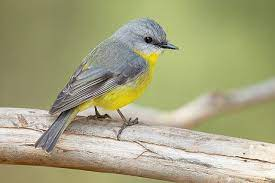
#> input picture Animals10/Bird/1.jpg, 275 x 183 px
$ python choose.py   (older library calls are emulated)
#> lines starting #> are read from the running program, lines starting #| are printed output that depends on the picture; long printed decimals are rounded
import os, glob, random
import numpy as np
import cv2
from skimage.feature import hog as sk_hog

# ---------- low-level diagnostics ----------

def _sift_keypoint_focus(img_bgr, center_frac=0.6):
    """
    Fraction of SIFT keypoints that fall inside the central box covering
    `center_frac` of width and height. If no keypoints, returns 0.0.
    """
    h, w = img_bgr.shape[:2]
    cx0 = int((1 - center_frac) * 0.5 * w)
    cy0 = int((1 - center_frac) * 0.5 * h)
    cx1 = w - cx0
    cy1 = h - cy0

    gray = cv2.cvtColor(img_bgr, cv2.COLOR_BGR2GRAY)
    sift = cv2.SIFT_create()
    kps = sift.detect(gray, None)

    if not kps:
        return 0.0

    inside = 0
    for kp in kps:
        x, y = kp.pt
        if (cx0 <= x < cx1) and (cy0 <= y < cy1):
            inside += 1
    return inside / max(1, len(kps))


def _hog_objectness_ratio(img_bgr, center_frac=0.6):
    """
    Proxy for 'HOG will work': Sobel gradient energy in the center region
    divided by energy in the border. >1 means object-like edges dominate center.
    """
    h, w = img_bgr.shape[:2]
    cx0 = int((1 - center_frac) * 0.5 * w)
    cy0 = int((1 - center_frac) * 0.5 * h)
    cx1 = w - cx0
    cy1 = h - cy0

    gray = cv2.cvtColor(img_bgr, cv2.COLOR_BGR2GRAY)
    gx = cv2.Sobel(gray, cv2.CV_32F, 1, 0, ksize=3)
    gy = cv2.Sobel(gray, cv2.CV_32F, 0, 1, ksize=3)
    mag = cv2.magnitude(gx, gy)

    center_energy = mag[cy0:cy1, cx0:cx1].sum()
    border_energy = mag.sum() - center_energy
    # avoid divide-by-zero; add tiny epsilon
    return float(center_energy / (border_energy + 1e-6))


# ---------- single-image decision ----------

def prefer_hog_for_image(img_bgr, *,
                         center_frac=0.6,
                         t_sift_focus=0.60,
                         t_hog_ratio=1.50):
    """
    Returns (prefer_hog: bool, metrics: dict). Rule-of-thumb:
      - If central gradient energy dominates (hog_ratio >= t_hog_ratio) and
        SIFT keypoints are NOT strongly centered (sift_focus < t_sift_focus) -> HOG
      - If SIFT keypoints ARE strongly centered and hog_ratio is weak -> SIFT
      - Otherwise: tie-break toward HOG (simpler pipeline for this assignment).
    """
    sf = _sift_keypoint_focus(img_bgr, center_frac=center_frac)
    hr = _hog_objectness_ratio(img_bgr, center_frac=center_frac)

    # hard decisions first
    if (hr >= t_hog_ratio) and (sf < t_sift_focus):
        prefer_hog = True
    elif (hr < t_hog_ratio) and (sf >= t_sift_focus):
        prefer_hog = False
    else:
        # ambiguous zone -> slight bias to HOG for simplicity/robustness
        # you can flip this if your Task 1 clearly favored SIFT
        prefer_hog = True

    return prefer_hog, {"sift_focus": sf, "hog_ratio": hr,
                        "t_sift_focus": t_sift_focus, "t_hog_ratio": t_hog_ratio}


# ---------- dataset-level decision (sample a few images per class) ----------

def prefer_hog_for_dataset(root_dir,
                           class_names=None,
                           samples_per_class=5,
                           seed=42,
                           **kwargs):
    """
    Scans subfolders (class_names or immediate subdirs), samples up to
    `samples_per_class` images per class, averages diagnostics, and decides.
    Returns (prefer_hog: bool, summary: dict).
    """
    rng = random.Random(seed)
    if class_names is None:
        # take immediate subdirectories as classes
        class_names = [d for d in os.listdir(root_dir)
                       if os.path.isdir(os.path.join(root_dir, d))]
        class_names.sort()

    all_metrics = []
    for cls in class_names:
        pattern = os.path.join(root_dir, cls, "*")
        imgs = [p for p in glob.glob(pattern)
                if os.path.isfile(p) and p.lower().endswith((".jpg", ".jpeg", ".png", ".bmp", ".tif", ".tiff"))]
        if not imgs:
            continue
        rng.shuffle(imgs)
        for p in imgs[:samples_per_class]:
            img = cv2.imread(p)
            if img is None:
                continue
            prefer_hog_img, m = prefer_hog_for_image(img, **kwargs)
            m["class"] = cls
            m["path"]  = p
            m["prefer_hog_image"] = prefer_hog_img
            all_metrics.append(m)

    if not all_metrics:
        # default to HOG if nothing could be read
        return True, {"note": "No images found/readable; defaulting to HOG."}

    # Aggregate
    sf_vals = np.array([m["sift_focus"] for m in all_metrics], dtype=np.float32)
    hr_vals = np.array([m["hog_ratio"] for m in all_metrics], dtype=np.float32)
    img_votes = np.array([m["prefer_hog_image"] for m in all_metrics], dtype=bool)

    # Majority vote across sampled images; tie-break to HOG
    prefer_hog_majority = bool(img_votes.mean() >= 0.5)

    summary = {
        "n_samples": int(len(all_metrics)),
        "mean_sift_focus": float(sf_vals.mean()),
        "mean_hog_ratio": float(hr_vals.mean()),
        "median_sift_focus": float(np.median(sf_vals)),
        "median_hog_ratio": float(np.median(hr_vals)),
        "image_level_hog_vote_fraction": float(img_votes.mean()),
        "t_sift_focus": kwargs.get("t_sift_focus", 0.60),
        "t_hog_ratio": kwargs.get("t_hog_ratio", 1.50),
        "class_names": class_names,
    }
    return prefer_hog_majority, summary

# Decide from a few representative images
img = cv2.imread("./Animals10/Bird/1.jpg")
#> img is the input picture: shape (183, 275, 3); mean B, G, R 127.9, 164.7, 166.1
prefer_hog, metrics = prefer_hog_for_image(img)
#> in _sift_keypoint_focus, `gray = cv2.cvtColor(img_bgr, cv2.COLOR_BGR2GRAY)`:
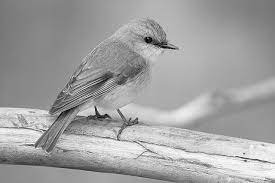
#> gray: shape (183, 275); min 0, max 255, mean 160.9
#> in _sift_keypoint_focus, `kps = sift.detect(gray, None)`: kps = 152 keypoints; strongest (x, y, size): (148, 40, 5.3), (163, 45, 6.5), (93, 113, 2.6), (101, 112, 3.9)
#> the loop in _sift_keypoint_focus, `for kp in kps:` made 152 passes
#> (kp, x, y) on passes 1 to 12: (keypoint at (3.4, 130.5), size 3.3, 3.4, 130.5), (keypoint at (8.8, 130.4), size 2.7, 8.84, 130.4), (keypoint at (16.4, 138.8), size 2.7, 16.43, 138.8), (keypoint at (20.9, 135.1), size 2.6, 20.94, 135.1), (keypoint at (21.9, 118.7), size 4.7, 21.87, 118.7), (keypoint at (21.9, 118.7), size 4.7, 21.87, 118.7), (keypoint at (22.8, 123), size 8.6, 22.8, 123), (keypoint at (24, 111.3), size 5.3, 24.01, 111.3), (keypoint at (27.5, 113.2), size 2.1, 27.5, 113.2), (keypoint at (27.5, 113.2), size 2.1, 27.5, 113.2), (keypoint at (36, 164.3), size 2.1, 35.97, 164.3), (keypoint at (39.3, 134.9), size 3.2, 39.32, 134.9)
#> (x, y) on passes 61, 62, 63, 65, 66, 67: (107.2, 132), (108.8, 121), (110.5, 115.2), (112.9, 113.3), (114.3, 130.8), (115.9, 72.21)
#> after the loop in _sift_keypoint_focus, `for kp in kps:`: inside = 78
#> in prefer_hog_for_image, `sf = _sift_keypoint_focus(img_bgr, center_frac=center_frac)`: sf = 0.513
#> in _hog_objectness_ratio, `mag = cv2.magnitude(gx, gy)`:
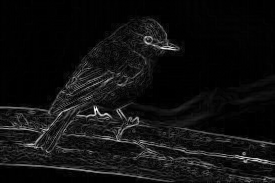
#> mag: shape (183, 275) float32; min 0, max 796.6, mean 52; drawn with min black and max white
#> in _hog_objectness_ratio, `center_energy = mag[cy0:cy1, cx0:cx1].sum()`: center_energy = 1251999.1
#> in _hog_objectness_ratio, `border_energy = mag.sum() - center_energy`: border_energy = 1365103.9
#> in prefer_hog_for_image, `hr = _hog_objectness_ratio(img_bgr, center_frac=center_frac)`: hr = 0.917
#> prefer_hog = True; metrics = {'sift_focus': 0.513, 'hog_ratio': 0.917, 't_sift_focus': 0.6, 't_hog_ratio': 1.5}
print("Prefer HOG?", prefer_hog, metrics)
#| Prefer HOG? True {'sift_focus': 0.5132, 'hog_ratio': 0.9171, 't_sift_focus': 0.6, 't_hog_ratio': 1.5}

# Or decide from the dataset root (samples a handful per class)
prefer_hog_ds, summary = prefer_hog_for_dataset("./Animals10",
                                                class_names=["Bird","Cat","Deer","Dog","Duck","Frog","Goat","Horse","Lion","Tiger"],
                                                samples_per_class=5,
                                                t_sift_focus=0.60,
                                                t_hog_ratio=1.50)
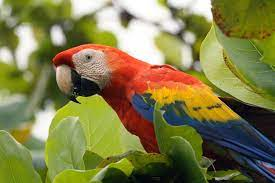
#> input picture Animals10/Bird/10.jpg, 275 x 183 px
#> in prefer_hog_for_dataset, img is the input picture: shape (183, 275, 3); mean B, G, R 72.6, 124.6, 129.1
#> call 2 of _sift_keypoint_focus, with center_frac = 0.6
#> in _sift_keypoint_focus (call 2), `gray = cv2.cvtColor(img_bgr, cv2.COLOR_BGR2GRAY)`:
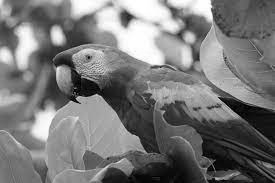
#> gray: shape (183, 275); min 0, max 255, mean 120
#> in _sift_keypoint_focus (call 2), `kps = sift.detect(gray, None)`: kps = 290 keypoints; strongest (x, y, size): (126, 18, 9.8), (57, 36, 9.4), (27, 40, 15.8), (216, 178, 2.2)
#> the loop in _sift_keypoint_focus (call 2), `for kp in kps:` made 290 passes
#> (kp, x, y) on passes 1 to 12: (keypoint at (3.6, 22.8), size 3.3, 3.6, 22.8), (keypoint at (3.6, 22.8), size 3.3, 3.6, 22.8), (keypoint at (11.3, 42.6), size 10.5, 11.28, 42.58), (keypoint at (12.1, 92.2), size 3.9, 12.11, 92.18), (keypoint at (12.1, 133.9), size 2.1, 12.12, 133.9), (keypoint at (12.5, 28.6), size 2.7, 12.5, 28.57), (keypoint at (15.1, 11.6), size 6.3, 15.12, 11.56), (keypoint at (15.2, 32.5), size 1.9, 15.24, 32.54), (keypoint at (15.5, 73.9), size 8.9, 15.5, 73.95), (keypoint at (17.3, 98.2), size 6.7, 17.32, 98.16), (keypoint at (18.4, 23.9), size 3.3, 18.39, 23.89), (keypoint at (23, 126.3), size 5, 22.98, 126.3)
#> (x, y) on passes 66, 68, 70, 71, 72, 73: (91.68, 61.43), (94.3, 62.66), (96.06, 84.94), (96.66, 96.97), (96.66, 96.97), (97.11, 70.33)
#> after the loop in _sift_keypoint_focus (call 2), `for kp in kps:`: inside = 133
#> call 2 of _hog_objectness_ratio, with center_frac = 0.6
#> in _hog_objectness_ratio (call 2), `gx = cv2.Sobel(gray, cv2.CV_32F, 1, 0, ksize=3)`:
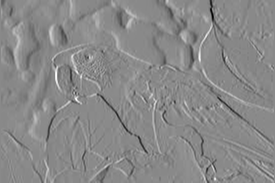
#> gx: shape (183, 275) float32; min -700, max 597, mean -1.7; drawn with min black and max white
#> in _hog_objectness_ratio (call 2), `gy = cv2.Sobel(gray, cv2.CV_32F, 0, 1, ksize=3)`:
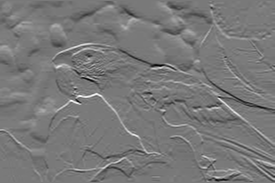
#> gy: shape (183, 275) float32; min -650, max 710, mean -5.1; drawn with min black and max white
#> in _hog_objectness_ratio (call 2), `mag = cv2.magnitude(gx, gy)`:
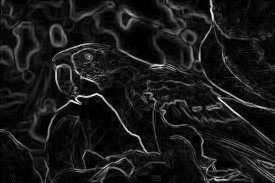
#> mag: shape (183, 275) float32; min 0, max 724.9, mean 72.7; drawn with min black and max white
#> in _hog_objectness_ratio (call 2), `center_energy = mag[cy0:cy1, cx0:cx1].sum()`: center_energy = 1426725.2
#> in _hog_objectness_ratio (call 2), `border_energy = mag.sum() - center_energy`: border_energy = 2234006.8
#> in prefer_hog_for_dataset, `prefer_hog_img, m = prefer_hog_for_image(img, **kwargs)`: prefer_hog_img = True; m = {'sift_focus': 0.459, 'hog_ratio': 0.639, 't_sift_focus': 0.6, 't_hog_ratio': 1.5}
print("Prefer HOG (dataset)?", prefer_hog_ds, summary)
